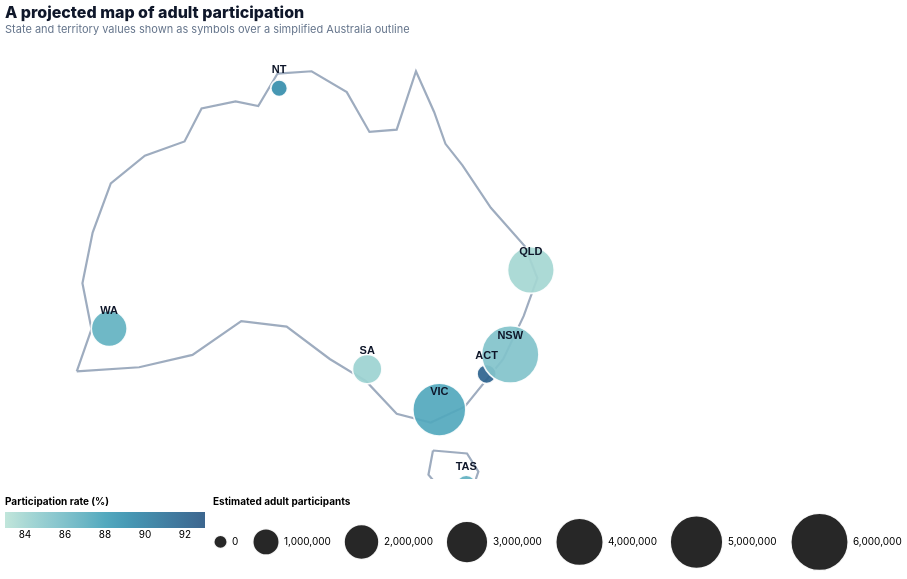

Write the Vega-Lite specification saved for this chart.
### Vega-Lite specification from a JSON file in a GitHub repository (floating-point values rounded to 4 significant figures)
{"$schema": "https://vega.github.io/schema/vega-lite/v5.json", "background": "transparent", "config": {"view": {"stroke": null}, "axis": {"labelFont": "Inter, Arial, sans-serif", "titleFont": "Inter, Arial, sans-serif", "labelColor": "#334155", "titleColor": "#0f172a", "gridColor": "#e8edf4", "domainColor": "#cbd5e1", "tickColor": "#cbd5e1", "labelFontSize": 11, "titleFontSize": 11, "titlePadding": 10}, "legend": {"labelFont": "Inter, Arial, sans-serif", "titleFont": "Inter, Arial, sans-serif", "orient": "bottom", "labelLimit": 180, "labelFontSize": 10, "titleFontSize": 10, "symbolType": "circle"}, "title": {"font": "Inter, Arial, sans-serif", "fontSize": 16, "fontWeight": 800, "subtitleFont": "Inter, Arial, sans-serif", "subtitleFontSize": 11, "anchor": "start", "color": "#0f172a", "subtitleColor": "#64748b", "offset": 14}, "bar": {"cornerRadiusEnd": 5}, "range": {"category": ["#0f766e", "#2563eb", "#f59e0b", "#db2777", "#8b5cf6", "#14b8a6", "#64748b"]}}, "title": {"text": "A projected map of adult participation", "subtitle": "State and territory values shown as symbols over a simplified Australia outline"}, "width": 620, "height": 430, "projection": {"type": "mercator", "center": [134, -27], "scale": 650, "translate": [310, 215]}, "layer": [{"data": {"values": [{"shape": "Mainland", "order": 0, "longitude": 113.0, "latitude": -35.1}, {"shape": "Mainland", "order": 1, "longitude": 114.3, "latitude": -32.0}, {"shape": "Mainland", "order": 2, "longitude": 113.5, "latitude": -28.5}, {"shape": "Mainland", "order": 3, "longitude": 114.4, "latitude": -24.5}, {"shape": "Mainland", "order": 4, "longitude": 116.0, "latitude": -20.5}, {"shape": "Mainland", "order": 5, "longitude": 119.0, "latitude": -18.2}, {"shape": "Mainland", "order": 6, "longitude": 122.5, "latitude": -17.0}, {"shape": "Mainland", "order": 7, "longitude": 124.0, "latitude": -14.2}, {"shape": "Mainland", "order": 8, "longitude": 127.0, "latitude": -13.6}, {"shape": "Mainland", "order": 9, "longitude": 129.0, "latitude": -14.0}, {"shape": "Mainland", "order": 10, "longitude": 130.7, "latitude": -11.2}, {"shape": "Mainland", "order": 11, "longitude": 133.7, "latitude": -11.0}, {"shape": "Mainland", "order": 12, "longitude": 136.8, "latitude": -12.8}, {"shape": "Mainland", "order": 13, "longitude": 138.8, "latitude": -16.2}, {"shape": "Mainland", "order": 14, "longitude": 141.2, "latitude": -16.0}, {"shape": "Mainland", "order": 15, "longitude": 142.9, "latitude": -11.0}, {"shape": "Mainland", "order": 16, "longitude": 144.5, "latitude": -14.5}, {"shape": "Mainland", "order": 17, "longitude": 145.5, "latitude": -17.2}, {"shape": "Mainland", "order": 18, "longitude": 147.0, "latitude": -19.0}, {"shape": "Mainland", "order": 19, "longitude": 149.5, "latitude": -22.5}, {"shape": "Mainland", "order": 20, "longitude": 152.5, "latitude": -25.6}, {"shape": "Mainland", "order": 21, "longitude": 153.6, "latitude": -28.1}, {"shape": "Mainland", "order": 22, "longitude": 152.4, "latitude": -31.0}, {"shape": "Mainland", "order": 23, "longitude": 150.6, "latitude": -34.2}, {"shape": "Mainland", "order": 24, "longitude": 147.2, "latitude": -37.6}, {"shape": "Mainland", "order": 25, "longitude": 144.2, "latitude": -38.7}, {"shape": "Mainland", "order": 26, "longitude": 141.2, "latitude": -38.1}, {"shape": "Mainland", "order": 27, "longitude": 138.5, "latitude": -35.8}, {"shape": "Mainland", "order": 28, "longitude": 135.3, "latitude": -34.2}, {"shape": "Mainland", "order": 29, "longitude": 131.5, "latitude": -31.8}, {"shape": "Mainland", "order": 30, "longitude": 127.5, "latitude": -31.4}, {"shape": "Mainland", "order": 31, "longitude": 123.2, "latitude": -33.9}, {"shape": "Mainland", "order": 32, "longitude": 118.5, "latitude": -34.8}, {"shape": "Mainland", "order": 33, "longitude": 113.0, "latitude": -35.1}, {"shape": "Tasmania", "order": 0, "longitude": 144.4, "latitude": -40.6}, {"shape": "Tasmania", "order": 1, "longitude": 147.4, "latitude": -40.8}, {"shape": "Tasmania", "order": 2, "longitude": 148.4, "latitude": -42.0}, {"shape": "Tasmania", "order": 3, "longitude": 147.8, "latitude": -43.3}, {"shape": "Tasmania", "order": 4, "longitude": 145.5, "latitude": -43.5}, {"shape": "Tasmania", "order": 5, "longitude": 144.0, "latitude": -42.2}, {"shape": "Tasmania", "order": 6, "longitude": 144.4, "latitude": -40.6}]}, "mark": {"type": "line", "stroke": "#94a3b8", "strokeWidth": 2.2, "opacity": 0.9}, "encoding": {"longitude": {"field": "longitude", "type": "quantitative"}, "latitude": {"field": "latitude", "type": "quantitative"}, "detail": {"field": "shape", "type": "nominal"}, "order": {"field": "order", "type": "quantitative"}}}, {"data": {"values": [{"state_abbr": "ACT", "state_name": "Australian Capital Territory", "participation_rate_pct": 92.24, "estimated_adult_participants": 367094, "longitude": 149.1, "latitude": -35.28, "label_dx": 0, "label_dy": -20}, {"state_abbr": "NSW", "state_name": "New South Wales", "participation_rate_pct": 85.41, "estimated_adult_participants": 6028038, "longitude": 151.2, "latitude": -33.87, "label_dx": 0, "label_dy": 18}, {"state_abbr": "NT", "state_name": "Northern Territory", "participation_rate_pct": 89.34, "estimated_adult_participants": 186157, "longitude": 130.8, "latitude": -12.46, "label_dx": 0, "label_dy": -18}, {"state_abbr": "QLD", "state_name": "Queensland", "participation_rate_pct": 83.92, "estimated_adult_participants": 3882805, "longitude": 153.0, "latitude": -27.47, "label_dx": 0, "label_dy": -18}, {"state_abbr": "SA", "state_name": "South Australia", "participation_rate_pct": 84.3, "estimated_adult_participants": 1332909, "longitude": 138.6, "latitude": -34.93, "label_dx": 0, "label_dy": 18}, {"state_abbr": "TAS", "state_name": "Tasmania", "participation_rate_pct": 86.96, "estimated_adult_participants": 420327, "longitude": 147.3, "latitude": -42.88, "label_dx": 0, "label_dy": 18}, {"state_abbr": "VIC", "state_name": "Victoria", "participation_rate_pct": 87.46, "estimated_adult_participants": 5082762, "longitude": 145.0, "latitude": -37.81, "label_dx": 0, "label_dy": 18}, {"state_abbr": "WA", "state_name": "Western Australia", "participation_rate_pct": 86.81, "estimated_adult_participants": 2143227, "longitude": 115.9, "latitude": -31.95, "label_dx": 0, "label_dy": -18}]}, "mark": {"type": "circle", "opacity": 0.92, "stroke": "#fff", "strokeWidth": 1.7, "tooltip": true}, "encoding": {"longitude": {"field": "longitude", "type": "quantitative"}, "latitude": {"field": "latitude", "type": "quantitative"}, "size": {"field": "estimated_adult_participants", "type": "quantitative", "title": "Estimated adult participants", "scale": {"range": [180, 3300]}}, "color": {"field": "participation_rate_pct", "type": "quantitative", "title": "Participation rate (%)", "scale": {"domain": [83, 93], "scheme": "tealblues"}}, "tooltip": [{"field": "state_name", "title": "State/Territory"}, {"field": "participation_rate_pct", "title": "Participation rate (%)", "format": ".1f"}, {"field": "estimated_adult_participants", "title": "Estimated adult participants", "format": ","}]}}, {"data": {"values": [{"state_abbr": "ACT", "state_name": "Australian Capital Territory", "participation_rate_pct": 92.24, "estimated_adult_participants": 367094, "longitude": 149.1, "latitude": -35.28, "label_dx": 0, "label_dy": -20}, {"state_abbr": "NSW", "state_name": "New South Wales", "participation_rate_pct": 85.41, "estimated_adult_participants": 6028038, "longitude": 151.2, "latitude": -33.87, "label_dx": 0, "label_dy": 18}, {"state_abbr": "NT", "state_name": "Northern Territory", "participation_rate_pct": 89.34, "estimated_adult_participants": 186157, "longitude": 130.8, "latitude": -12.46, "label_dx": 0, "label_dy": -18}, {"state_abbr": "QLD", "state_name": "Queensland", "participation_rate_pct": 83.92, "estimated_adult_participants": 3882805, "longitude": 153.0, "latitude": -27.47, "label_dx": 0, "label_dy": -18}, {"state_abbr": "SA", "state_name": "South Australia", "participation_rate_pct": 84.3, "estimated_adult_participants": 1332909, "longitude": 138.6, "latitude": -34.93, "label_dx": 0, "label_dy": 18}, {"state_abbr": "TAS", "state_name": "Tasmania", "participation_rate_pct": 86.96, "estimated_adult_participants": 420327, "longitude": 147.3, "latitude": -42.88, "label_dx": 0, "label_dy": 18}, {"state_abbr": "VIC", "state_name": "Victoria", "participation_rate_pct": 87.46, "estimated_adult_participants": 5082762, "longitude": 145.0, "latitude": -37.81, "label_dx": 0, "label_dy": 18}, {"state_abbr": "WA", "state_name": "Western Australia", "participation_rate_pct": 86.81, "estimated_adult_participants": 2143227, "longitude": 115.9, "latitude": -31.95, "label_dx": 0, "label_dy": -18}]}, "mark": {"type": "text", "fontSize": 11, "fontWeight": 900, "color": "#0f172a", "dy": -18}, "encoding": {"longitude": {"field": "longitude", "type": "quantitative"}, "latitude": {"field": "latitude", "type": "quantitative"}, "text": {"field": "state_abbr"}}}]}
